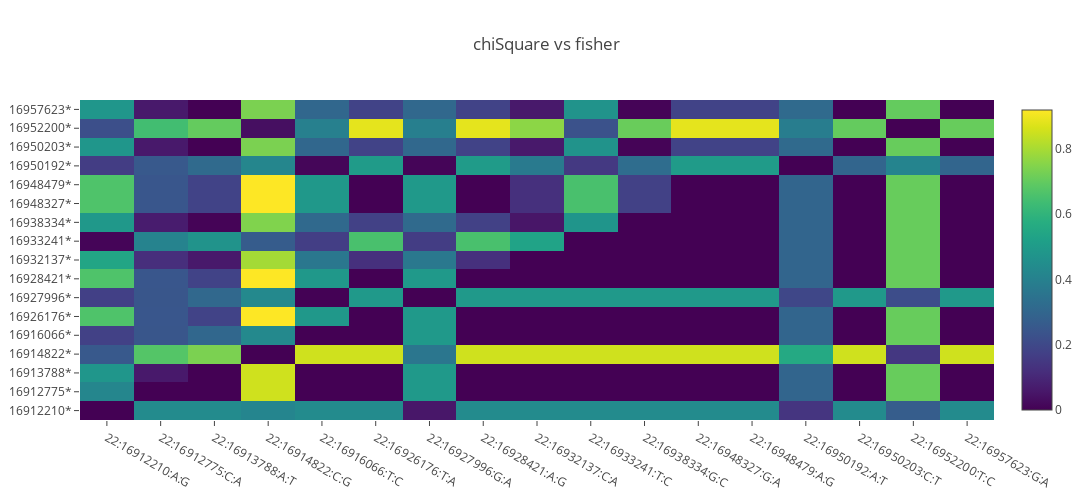

The notebook cell saved with this chart:
### Code cell
import numpy as np
import plotly.graph_objs as go
import plotly.offline as py
from plotly.offline import init_notebook_mode

init_notebook_mode(connected = True)

SLCdf = df.filter(array_contains(genes("annotation"), "SLC9B1P4"))

pandasFisher = oskar.fisher(SLCdf, "hgvauser@platinum:illumina_platinum", "KK").select("id", col("Fisher p-value").alias("fisher")).toPandas()
pandasChiSquare = oskar.chiSquare(SLCdf, "hgvauser@platinum:illumina_platinum", "KK").select("id", col("ChiSquare p-value").alias("chiSquare")).toPandas()

labels = pandasFisher["id"].tolist()
labelsPosition = [i.split(":", 3)[1] + "*" for i in labels]

# dim = len(labels)
# X = np.zeros((dim, dim))
# for i in range(dim):
#     for j in range(dim):
#         X[j, i] = np.absolute(pandasChiSquare["chiSquare"][i] - pandasChiSquare["chiSquare"][j])

dim = len(labels)
X = np.zeros((dim, dim))
for i in range(dim):
    for j in range(i, dim):
        X[i, j] = np.absolute(pandasFisher["fisher"][i] - pandasFisher["fisher"][j])
for i in range(dim):
    for j in range(i, dim):
        X[j, i] = np.absolute(pandasChiSquare["chiSquare"][i] - pandasChiSquare["chiSquare"][j])

trace = go.Heatmap(x = labels, y = labelsPosition, z = X, colorscale = 'Viridis')
fig = go.Figure(data = [trace])
fig['layout'].update({ 'title':'chiSquare vs fisher', 'width':1440, 'height':500})

py.iplot(fig)

### Figure 1 — Plotly figure (JSON) as saved in the notebook; plotly's stock layout.template omitted (floating-point values rounded to 4 significant figures; data arrays with more than 128 entries replaced by an {"elided": "..."} marker saying what was removed)
{"data": [{"colorscale": "Viridis", "type": "heatmap", "uid": "319e4a27-cd89-412d-a6db-cd8131491d8f", "x": ["22:16912210:A:G", "22:16912775:C:A", "22:16913788:A:T", "22:16914822:C:G", "22:16916066:T:C", "22:16926176:T:A", "22:16927996:G:A", "22:16928421:A:G", "22:16932137:C:A", "22:16933241:T:C", "22:16938334:G:C", "22:16948327:G:A", "22:16948479:A:G", "22:16950192:A:T", "22:16950203:C:T", "22:16950203:C:T", "22:16952200:T:C", "22:16957623:G:A"], "y": ["16912210*", "16912775*", "16913788*", "16914822*", "16916066*", "16926176*", "16927996*", "16928421*", "16932137*", "16933241*", "16938334*", "16948327*", "16948479*", "16950192*", "16950203*", "16950203*", "16952200*", "16957623*"], "z": {"elided": "18x18 float values"}}], "layout": {"height": 500, "title": {"text": "chiSquare vs fisher"}, "width": 1440, "xaxis": {"autorange": true, "range": [-0.5, 17.5], "type": "category"}, "yaxis": {"autorange": true, "range": [-0.5, 17.5], "type": "category"}}}
